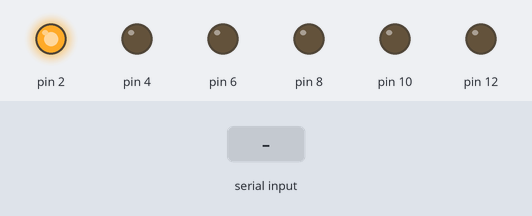
This sketch was run on a simulated Arduino Uno, built with avr-gcc and run on an emulated ATmega328P. On the bench: output pins drawn as LEDs (lit = HIGH). The test bench sets the inputs (shaded band). What the sketch prints to the serial monitor is not drawn.

Above: at 0.01 s.
At 1.8 s:
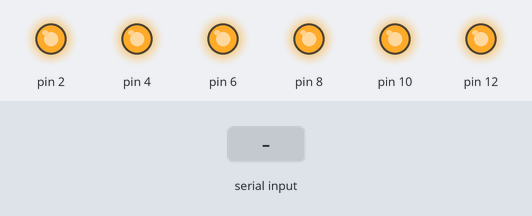
At 4.4 s:
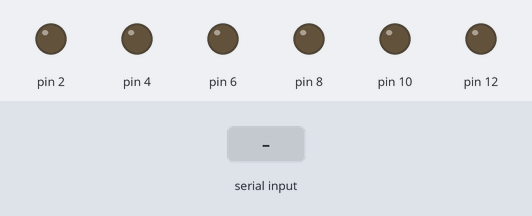
4.5 s: "BLINKY\n" received over Serial
7.0 s: "[[\n" received over Serial
9.5 s: "]]\n" received over Serial
Timing chart, 0 to 12.5 s (numbered marks = the images above; inputs shaded):
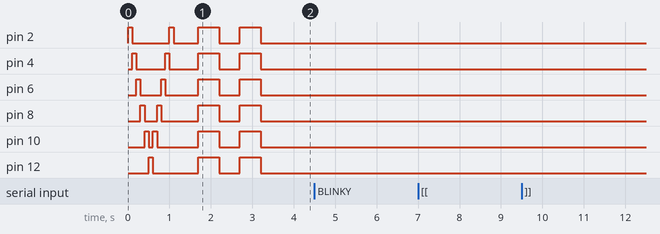

The sketch:

sketch.ino
```cpp
int pins[6] = {LOW, LOW, LOW, LOW, LOW, LOW};

void setup()
{
    Serial.begin(9600);

    pinMode(2, OUTPUT);
    pinMode(4, OUTPUT);
    pinMode(6, OUTPUT);
    pinMode(8, OUTPUT);
    pinMode(10, OUTPUT);
    pinMode(12, OUTPUT);

    digitalWrite(2, HIGH);
    delay(100);
    digitalWrite(2, LOW);
    digitalWrite(4, HIGH);
    delay(100);
    digitalWrite(4, LOW);
    digitalWrite(6, HIGH);
    delay(100);
    digitalWrite(6, LOW);
    digitalWrite(8, HIGH);
    delay(100);
    digitalWrite(8, LOW);
    digitalWrite(10, HIGH);
    delay(100);
    digitalWrite(10, LOW);
    digitalWrite(12, HIGH);
    delay(100);
    digitalWrite(12, LOW);
    digitalWrite(10, HIGH);
    delay(100);
    digitalWrite(8, HIGH);
    digitalWrite(10, LOW);
    delay(100);
    digitalWrite(8, LOW);
    digitalWrite(6, HIGH);
    delay(100);
    digitalWrite(6, LOW);
    digitalWrite(4, HIGH);
    delay(100);
    digitalWrite(4, LOW);
    digitalWrite(2, HIGH);
    delay(100);
    digitalWrite(2, LOW);
    delay(100);
    digitalWrite(2, LOW);
    digitalWrite(4, LOW);
    digitalWrite(6, LOW);
    digitalWrite(8, LOW);
    digitalWrite(10, LOW);
    digitalWrite(12, LOW);
    delay(500);
    digitalWrite(2, HIGH);
    digitalWrite(4, HIGH);
    digitalWrite(6, HIGH);
    digitalWrite(8, HIGH);
    digitalWrite(10, HIGH);
    digitalWrite(12, HIGH);
    delay(500);
    digitalWrite(2, LOW);
    digitalWrite(4, LOW);
    digitalWrite(6, LOW);
    digitalWrite(8, LOW);
    digitalWrite(10, LOW);
    digitalWrite(12, LOW);
    delay(500);
    digitalWrite(2, HIGH);
    digitalWrite(4, HIGH);
    digitalWrite(6, HIGH);
    digitalWrite(8, HIGH);
    digitalWrite(10, HIGH);
    digitalWrite(12, HIGH);
    delay(500);
    digitalWrite(2, LOW);
    digitalWrite(4, LOW);
    digitalWrite(6, LOW);
    digitalWrite(8, LOW);
    digitalWrite(10, LOW);
    digitalWrite(12, LOW);
}

void loop()
{
    for (int i = 1; i < 7; i++)
    {
        digitalWrite(i * 2, pins[i - 1]);
    }

    if (Serial.available())
    {
        String input = Serial.readString();

        if (input.indexOf("BLINKY") > -1)
        {
            Serial.print("LIGHTS\n");
        }
        else
        {
            Serial.print("Received: " + input + "\n");
        }

        int start = input.indexOf("[[") + 2;
        int end = input.indexOf("]]");

        if (start < 0 || end < start) {
            return;
        }

        String pinString = input.substring(start, end);
        int pinNumber = pinString.substring(0, 1).toInt();
        int pinValue = pinString.substring(2, 3).toInt();

        pins[pinNumber - 1] = pinValue;
    }
}
```

Measured:
- after the input at 4.5 s, every drawn part: stays the same
- after the input at 7.0 s, every drawn part: stays the same
- after the input at 9.5 s, every drawn part: stays the same
